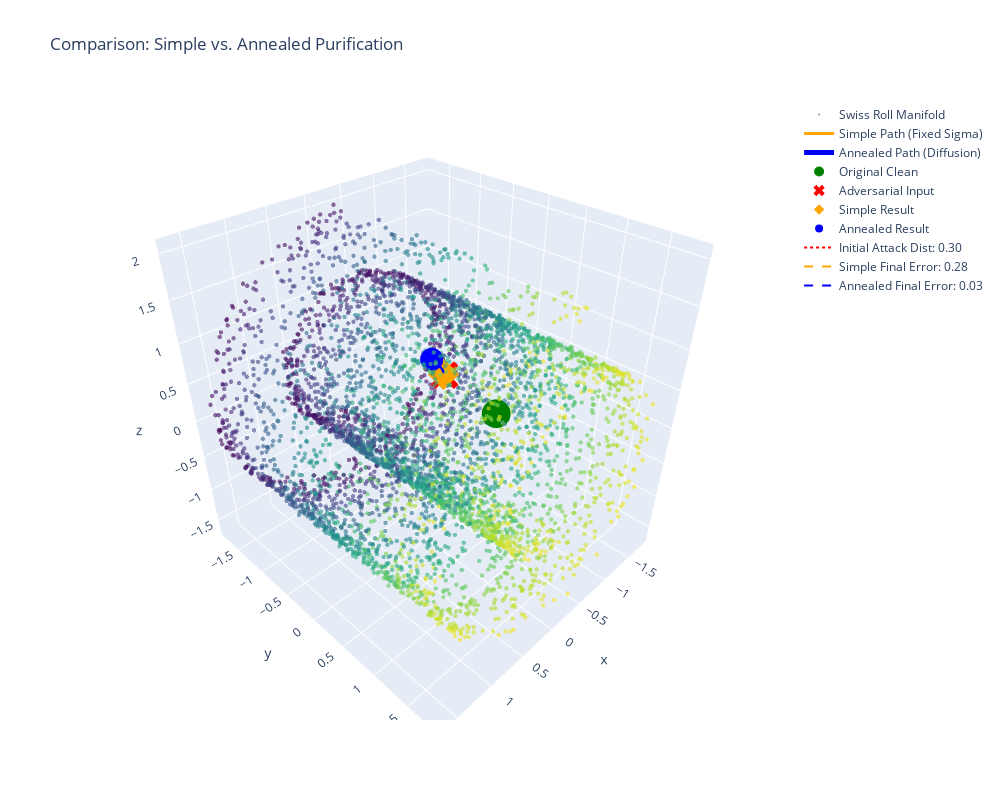

Notebook source saved alongside this figure:
### Code cell
import plotly.graph_objects as go
import numpy as np
import torch

# --- SMALL MODS: Device & Type Handling ---
# 1. Ensure tensors are on CPU before converting to numpy
manifold_np = train_tensor.cpu().numpy()
clean_np = clean_point.cpu().numpy().reshape(-1) # Flatten to [3]
adv_np = x_adv.cpu().numpy().reshape(-1)       # Flatten to [3]

# 2. Trajectories are already numpy from our purify module
traj_simple_np = trajectory_simple
traj_annealed_np = trajectory_annealed

# 3. Endpoints (already numpy)
# If trajectory is [Steps, Batch, 3], we take [:, 0, :] to get the first point's path
if traj_simple_np.ndim == 3:
    traj_simple_np = traj_simple_np[:, 0, :]
    traj_annealed_np = traj_annealed_np[:, 0, :]

pure_simple_np = traj_simple_np[-1]
pure_annealed_np = traj_annealed_np[-1]

# 4. Nearest neighbors (ensure these are CPU tensors first)
closest_pure_simple_np = closest_to_pure_simple.cpu().numpy().reshape(-1)
closest_pure_annealed_np = closest_to_pure_annealed.cpu().numpy().reshape(-1)
closest_to_adv_np = closest_to_adv.cpu().numpy().reshape(-1)

# --- REST OF SCRIPT REMAINS THE SAME ---
fig = go.Figure()

# 1. The Manifold (Swiss Roll)
fig.add_trace(go.Scatter3d(
    x=manifold_np[:, 0], y=manifold_np[:, 1], z=manifold_np[:, 2],
    mode='markers',
    marker=dict(size=1.5, color=manifold_np[:,1], colorscale='Viridis', opacity=0.6),
    name='Swiss Roll Manifold'
))

# 2. Simple Purification Path
fig.add_trace(go.Scatter3d(
    x=traj_simple_np[:, 0], y=traj_simple_np[:, 1], z=traj_simple_np[:, 2],
    mode='lines',
    line=dict(color='orange', width=3),
    name='Simple Path (Fixed Sigma)'
))

# 3. Annealed Purification Path
fig.add_trace(go.Scatter3d(
    x=traj_annealed_np[:, 0], y=traj_annealed_np[:, 1], z=traj_annealed_np[:, 2],
    mode='lines',
    line=dict(color='blue', width=5),
    name='Annealed Path (Diffusion)'
))

# 4. Key Markers
fig.add_trace(go.Scatter3d(
    x=[clean_np[0]], y=[clean_np[1]], z=[clean_np[2]],
    mode='markers', marker=dict(size=10, color='green'), name='Original Clean'
))
fig.add_trace(go.Scatter3d(
    x=[adv_np[0]], y=[adv_np[1]], z=[adv_np[2]],
    mode='markers', marker=dict(size=10, color='red', symbol='x'), name='Adversarial Input'
))
fig.add_trace(go.Scatter3d(
    x=[pure_simple_np[0]], y=[pure_simple_np[1]], z=[pure_simple_np[2]],
    mode='markers', marker=dict(size=8, color='orange', symbol='diamond'), name='Simple Result'
))
fig.add_trace(go.Scatter3d(
    x=[pure_annealed_np[0]], y=[pure_annealed_np[1]], z=[pure_annealed_np[2]],
    mode='markers', marker=dict(size=8, color='blue', symbol='circle'), name='Annealed Result'
))

# 5. Distance Metrics (Error Lines)
fig.add_trace(go.Scatter3d(
    x=[adv_np[0], closest_to_adv_np[0]], y=[adv_np[1], closest_to_adv_np[1]], z=[adv_np[2], closest_to_adv_np[2]],
    mode='lines', line=dict(color='red', width=2, dash='dot'),
    name=f'Initial Attack Dist: {adv_dist:.2f}'
))

fig.add_trace(go.Scatter3d(
    x=[pure_simple_np[0], closest_pure_simple_np[0]], 
    y=[pure_simple_np[1], closest_pure_simple_np[1]], 
    z=[pure_simple_np[2], closest_pure_simple_np[2]],
    mode='lines', line=dict(color='orange', width=2, dash='dash'),
    name=f'Simple Final Error: {pure_dist_simple:.2f}'
))

fig.add_trace(go.Scatter3d(
    x=[pure_annealed_np[0], closest_pure_annealed_np[0]], 
    y=[pure_annealed_np[1], closest_pure_annealed_np[1]], 
    z=[pure_annealed_np[2], closest_pure_annealed_np[2]],
    mode='lines', line=dict(color='blue', width=2, dash='dash'),
    name=f'Annealed Final Error: {pure_dist_annealed:.2f}'
))

fig.update_layout(
    title="Comparison: Simple vs. Annealed Purification",
    scene=dict(aspectmode='data'),
    width=1000, height=800
)

fig.show()

### Figure 1 — Plotly figure (JSON) as saved in the notebook; plotly's stock layout.template omitted (floating-point values rounded to 4 significant figures; data arrays with more than 128 entries replaced by an {"elided": "..."} marker saying what was removed)
{"data": [{"marker": {"color": {"elided": "5000 float values"}, "colorscale": [[0, "#440154"], [0.1111, "#482878"], [0.2222, "#3e4989"], [0.3333, "#31688e"], [0.4444, "#26828e"], [0.5556, "#1f9e89"], [0.6667, "#35b779"], [0.7778, "#6ece58"], [0.8889, "#b5de2b"], [1, "#fde725"]], "opacity": 0.6, "size": 1.5}, "mode": "markers", "name": "Swiss Roll Manifold", "type": "scatter3d", "x": {"elided": "5000 float values"}, "y": {"elided": "5000 float values"}, "z": {"elided": "5000 float values"}}, {"line": {"color": "orange", "width": 3}, "mode": "lines", "name": "Simple Path (Fixed Sigma)", "type": "scatter3d", "x": [-0.08021, -0.07973, -0.07915, -0.07873, -0.07846, -0.07806, -0.07775, -0.0775, -0.07728, -0.07719, -0.07722, -0.07683, -0.07672, -0.07658, -0.07611, -0.07564, -0.07547, -0.07542, -0.07516, -0.07486, -0.07449, -0.07396, -0.07355, -0.07335, -0.07299, -0.0727, -0.07233, -0.07176, -0.07135, -0.07082, -0.07086, -0.07024, -0.06985, -0.06926, -0.06863, -0.06867, -0.06845, -0.06808, -0.06806, -0.0677, -0.0675, -0.06733, -0.06718, -0.0665, -0.06635, -0.06568, -0.06518, -0.06498, -0.06471, -0.0641, -0.06378], "y": [0.1875, 0.1876, 0.1875, 0.1871, 0.1871, 0.187, 0.1867, 0.1865, 0.1865, 0.1866, 0.1866, 0.1867, 0.1866, 0.1868, 0.1869, 0.187, 0.187, 0.1872, 0.1869, 0.1871, 0.1872, 0.1873, 0.1876, 0.1877, 0.1879, 0.1878, 0.188, 0.1879, 0.1879, 0.1883, 0.1884, 0.1887, 0.1884, 0.1885, 0.1886, 0.1888, 0.1892, 0.1891, 0.1891, 0.1895, 0.1892, 0.1892, 0.1893, 0.1889, 0.1891, 0.1887, 0.1888, 0.1884, 0.1886, 0.1888, 0.189], "z": [0.7235, 0.724, 0.7243, 0.7249, 0.7254, 0.7261, 0.7265, 0.7268, 0.7274, 0.7278, 0.7282, 0.7283, 0.7283, 0.7288, 0.7294, 0.7299, 0.7303, 0.7308, 0.7312, 0.7315, 0.7321, 0.7327, 0.733, 0.7336, 0.7341, 0.7343, 0.7348, 0.7351, 0.7354, 0.7363, 0.7366, 0.7366, 0.737, 0.7374, 0.7378, 0.7383, 0.7384, 0.7387, 0.7387, 0.7388, 0.7394, 0.7399, 0.7399, 0.7404, 0.741, 0.7416, 0.742, 0.7426, 0.7433, 0.7437, 0.7442]}, {"line": {"color": "blue", "width": 5}, "mode": "lines", "name": "Annealed Path (Diffusion)", "type": "scatter3d", "x": {"elided": "1001 float values"}, "y": {"elided": "1001 float values"}, "z": {"elided": "1001 float values"}}, {"marker": {"color": "green", "size": 10}, "mode": "markers", "name": "Original Clean", "type": "scatter3d", "x": [-1.58], "y": [-0.3125], "z": [-0.7765]}, {"marker": {"color": "red", "size": 10, "symbol": "x"}, "mode": "markers", "name": "Adversarial Input", "type": "scatter3d", "x": [-0.08021], "y": [0.1875], "z": [0.7235]}, {"marker": {"color": "orange", "size": 8, "symbol": "diamond"}, "mode": "markers", "name": "Simple Result", "type": "scatter3d", "x": [-0.06378], "y": [0.189], "z": [0.7442]}, {"marker": {"color": "blue", "size": 8, "symbol": "circle"}, "mode": "markers", "name": "Annealed Result", "type": "scatter3d", "x": [0.07738], "y": [0.1549], "z": [0.9725]}, {"line": {"color": "red", "dash": "dot", "width": 2}, "mode": "lines", "name": "Initial Attack Dist: 0.30", "type": "scatter3d", "x": [-0.08021, -0.02058], "y": [0.1875, 0.1942], "z": [0.7235, 1.022]}, {"line": {"color": "orange", "dash": "dash", "width": 2}, "mode": "lines", "name": "Simple Final Error: 0.28", "type": "scatter3d", "x": [-0.06378, -0.02058], "y": [0.189, 0.1942], "z": [0.7442, 1.022]}, {"line": {"color": "blue", "dash": "dash", "width": 2}, "mode": "lines", "name": "Annealed Final Error: 0.03", "type": "scatter3d", "x": [0.07738, 0.08157], "y": [0.1549, 0.1412], "z": [0.9725, 0.9937]}], "layout": {"height": 800, "scene": {"aspectmode": "data"}, "title": {"text": "Comparison: Simple vs. Annealed Purification"}, "width": 1000}}
